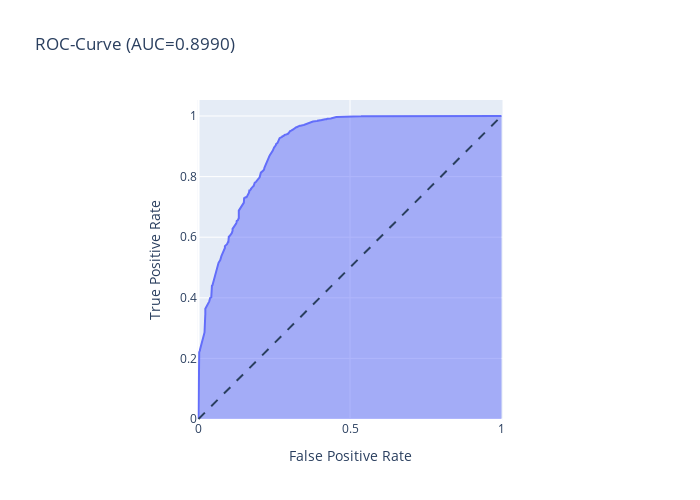

The notebook cell saved with this chart:
### Markdown cell above
#### ROC Kurve

### Code cell
fpr, tpr, _ = roc_curve(y_test['response'], y_pred_proba)
auc_score = roc_auc_score(y_test['response'], y_pred_proba)


fig = px.area(
    x=fpr, y=tpr,
    title=f'ROC-Curve (AUC={auc(fpr, tpr):.4f})',
    labels=dict(x='False Positive Rate', y='True Positive Rate'),
    width=700, height=500
)


fig.add_shape(
    type='line', line=dict(dash='dash'),
    x0=0, x1=1, y0=0, y1=1
)


fig.update_yaxes(scaleanchor="x", scaleratio=1)
fig.update_xaxes(constrain='domain')

fig.show()

### Figure 1 — Plotly figure (JSON) as saved in the notebook; plotly's stock layout.template omitted (floating-point values rounded to 4 significant figures; data arrays with more than 128 entries replaced by an {"elided": "..."} marker saying what was removed)
{"data": [{"hovertemplate": "False Positive Rate=%{x}<br>True Positive Rate=%{y}<extra></extra>", "legendgroup": "", "line": {"color": "#636efa"}, "marker": {"symbol": "circle"}, "mode": "lines", "name": "", "orientation": "v", "showlegend": false, "stackgroup": "1", "type": "scatter", "x": {"elided": "991 float values"}, "xaxis": "x", "y": {"elided": "991 float values"}, "yaxis": "y"}], "layout": {"height": 500, "legend": {"tracegroupgap": 0}, "shapes": [{"line": {"dash": "dash"}, "type": "line", "x0": 0, "x1": 1, "y0": 0, "y1": 1}], "title": {"text": "ROC-Curve (AUC=0.8990)"}, "width": 700, "xaxis": {"anchor": "y", "constrain": "domain", "domain": [0, 1], "title": {"text": "False Positive Rate"}}, "yaxis": {"anchor": "x", "domain": [0, 1], "scaleanchor": "x", "scaleratio": 1, "title": {"text": "True Positive Rate"}}}}
